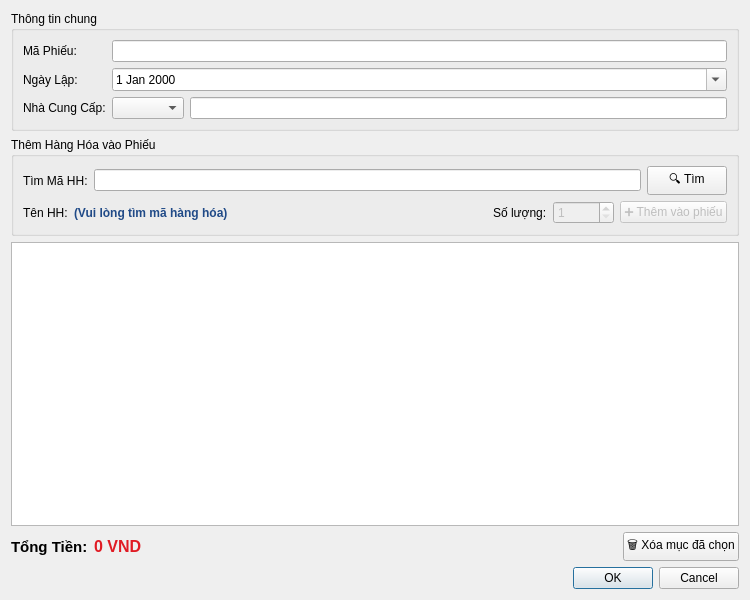
<?xml version="1.0" encoding="UTF-8"?>
<ui version="4.0">
 <class>ReceiptDialog</class>
 <widget class="QDialog" name="ReceiptDialog">
  <property name="geometry">
   <rect>
    <x>0</x>
    <y>0</y>
    <width>750</width>
    <height>600</height>
   </rect>
  </property>
  <property name="windowTitle">
   <string>Tạo Phiếu Mới</string>
  </property>
  <layout class="QVBoxLayout" name="verticalLayout">
   <item>
    <widget class="QGroupBox" name="groupBox">
     <property name="title">
      <string>Thông tin chung</string>
     </property>
     <layout class="QFormLayout" name="formLayout">
      <item row="0" column="0">
       <widget class="QLabel" name="label">
        <property name="text">
         <string>Mã Phiếu:</string>
        </property>
       </widget>
      </item>
      <item row="0" column="1">
       <widget class="QLineEdit" name="maPhieuEdit">
        <property name="readOnly">
         <bool>true</bool>
        </property>
       </widget>
      </item>
      <item row="1" column="0">
       <widget class="QLabel" name="label_2">
        <property name="text">
         <string>Ngày Lập:</string>
        </property>
       </widget>
      </item>
      <item row="1" column="1">
       <widget class="QDateEdit" name="ngayLapDateEdit">
        <property name="calendarPopup">
         <bool>true</bool>
        </property>
       </widget>
      </item>
      <item row="2" column="0">
       <widget class="QLabel" name="providerCustomerLabel">
        <property name="text">
         <string>Nhà Cung Cấp:</string>
        </property>
       </widget>
      </item>
      <item row="2" column="1">
       <layout class="QHBoxLayout" name="horizontalLayout_3">
        <item>
         <widget class="QComboBox" name="nccComboBox"/>
        </item>
        <item>
         <widget class="QLineEdit" name="khachHangEdit"/>
        </item>
       </layout>
      </item>
     </layout>
    </widget>
   </item>
   <item>
    <widget class="QGroupBox" name="groupBox_2">
     <property name="title">
      <string>Thêm Hàng Hóa vào Phiếu</string>
     </property>
     <layout class="QVBoxLayout" name="verticalLayout_2">
      <item>
       <layout class="QHBoxLayout" name="searchLayout">
        <item>
         <widget class="QLabel" name="label_4">
          <property name="text">
           <string>Tìm Mã HH:</string>
          </property>
         </widget>
        </item>
        <item>
         <widget class="QLineEdit" name="maHHEdit"/>
        </item>
        <item>
         <widget class="QPushButton" name="findProductButton">
          <property name="text">
           <string>🔍 Tìm</string>
          </property>
         </widget>
        </item>
       </layout>
      </item>
      <item>
       <layout class="QHBoxLayout" name="addDetailsLayout">
        <item>
         <widget class="QLabel" name="label_5">
          <property name="text">
           <string>Tên HH:</string>
          </property>
         </widget>
        </item>
        <item>
         <widget class="QLabel" name="tenHHLabel">
          <property name="font">
           <font>
            <weight>75</weight>
            <bold>true</bold>
           </font>
          </property>
          <property name="styleSheet">
           <string notr="true">color: rgb(32, 74, 135);</string>
          </property>
          <property name="text">
           <string>(Vui lòng tìm mã hàng hóa)</string>
          </property>
         </widget>
        </item>
        <item>
         <spacer name="horizontalSpacer_2">
          <property name="orientation">
           <enum>Qt::Horizontal</enum>
          </property>
          <property name="sizeHint" stdset="0">
           <size>
            <width>40</width>
            <height>20</height>
           </size>
          </property>
         </spacer>
        </item>
        <item>
         <widget class="QLabel" name="label_6">
          <property name="text">
           <string>Số lượng:</string>
          </property>
         </widget>
        </item>
        <item>
         <widget class="QSpinBox" name="soLuongSpinBox">
          <property name="enabled">
           <bool>false</bool>
          </property>
          <property name="minimum">
           <number>1</number>
          </property>
          <property name="maximum">
           <number>99999</number>
          </property>
         </widget>
        </item>
        <item>
         <widget class="QPushButton" name="addItemButton">
          <property name="enabled">
           <bool>false</bool>
          </property>
          <property name="text">
           <string>➕ Thêm vào phiếu</string>
          </property>
         </widget>
        </item>
       </layout>
      </item>
     </layout>
    </widget>
   </item>
   <item>
    <widget class="QTableWidget" name="detailsTable">
     <property name="editTriggers">
      <set>QAbstractItemView::NoEditTriggers</set>
     </property>
     <property name="selectionBehavior">
      <enum>QAbstractItemView::SelectRows</enum>
     </property>
     <property name="alternatingRowColors">
      <bool>true</bool>
     </property>
    </widget>
   </item>
   <item>
    <widget class="QWidget" name="widget" native="true">
     <layout class="QHBoxLayout" name="horizontalLayout_2">
      <property name="leftMargin">
       <number>0</number>
      </property>
      <property name="topMargin">
       <number>0</number>
      </property>
      <property name="rightMargin">
       <number>0</number>
      </property>
      <property name="bottomMargin">
       <number>0</number>
      </property>
      <item>
       <widget class="QLabel" name="label_7">
        <property name="font">
         <font>
          <pointsize>11</pointsize>
          <weight>75</weight>
          <bold>true</bold>
         </font>
        </property>
        <property name="text">
         <string>Tổng Tiền:</string>
        </property>
       </widget>
      </item>
      <item>
       <widget class="QLabel" name="tongTienLabel">
        <property name="font">
         <font>
          <pointsize>12</pointsize>
          <weight>75</weight>
          <bold>true</bold>
         </font>
        </property>
        <property name="styleSheet">
         <string notr="true">color: rgb(224, 27, 36);</string>
        </property>
        <property name="text">
         <string>0 VND</string>
        </property>
       </widget>
      </item>
      <item>
       <spacer name="horizontalSpacer">
        <property name="orientation">
         <enum>Qt::Horizontal</enum>
        </property>
        <property name="sizeHint" stdset="0">
         <size>
          <width>40</width>
          <height>20</height>
         </size>
        </property>
       </spacer>
      </item>
      <item>
       <widget class="QPushButton" name="removeItemButton">
        <property name="text">
         <string>🗑️ Xóa mục đã chọn</string>
        </property>
       </widget>
      </item>
     </layout>
    </widget>
   </item>
   <item>
    <widget class="QDialogButtonBox" name="buttonBox">
     <property name="orientation">
      <enum>Qt::Horizontal</enum>
     </property>
     <property name="standardButtons">
      <set>QDialogButtonBox::Cancel|QDialogButtonBox::Ok</set>
     </property>
    </widget>
   </item>
  </layout>
 </widget>
 <resources/>
 <connections>
  <connection>
   <sender>buttonBox</sender>
   <signal>accepted()</signal>
   <receiver>ReceiptDialog</receiver>
   <slot>accept()</slot>
   <hints>
    <hint type="sourcelabel">
     <x>248</x>
     <y>254</y>
    </hint>
    <hint type="destinationlabel">
     <x>157</x>
     <y>274</y>
    </hint>
   </hints>
  </connection>
  <connection>
   <sender>buttonBox</sender>
   <signal>rejected()</signal>
   <receiver>ReceiptDialog</receiver>
   <slot>reject()</slot>
   <hints>
    <hint type="sourcelabel">
     <x>316</x>
     <y>260</y>
    </hint>
    <hint type="destinationlabel">
     <x>286</x>
     <y>274</y>
    </hint>
   </hints>
  </connection>
 </connections>
</ui>
